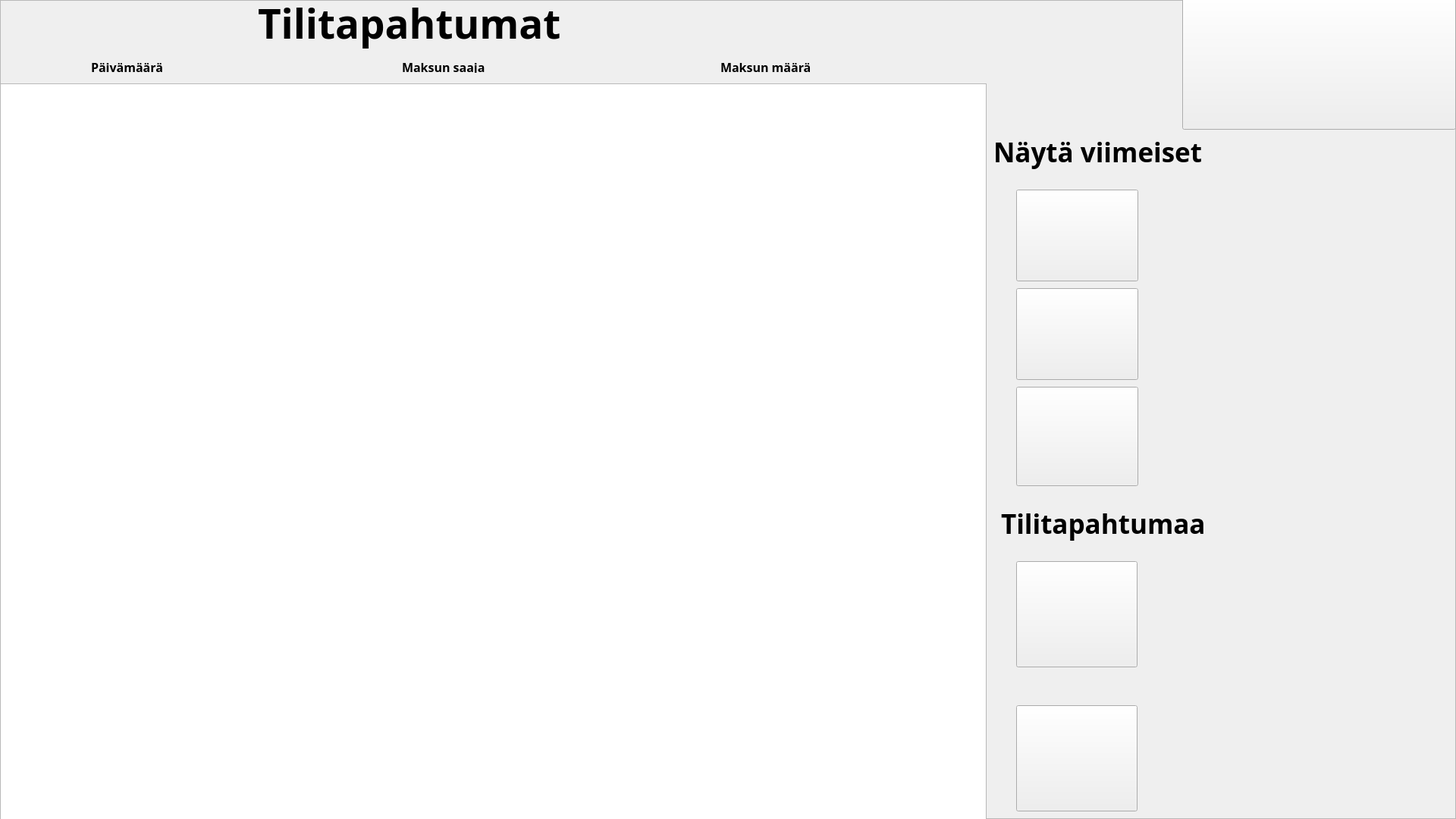
   <widget class="QFrame" name="frameTilitapahtumat">
    <property name="geometry">
     <rect>
      <x>0</x>
      <y>0</y>
      <width>1920</width>
      <height>1080</height>
     </rect>
    </property>
    <property name="frameShape">
     <enum>QFrame::StyledPanel</enum>
    </property>
    <property name="frameShadow">
     <enum>QFrame::Raised</enum>
    </property>
    <widget class="QLabel" name="labelTilitapahtumat">
     <property name="geometry">
      <rect>
       <x>340</x>
       <y>-10</y>
       <width>491</width>
       <height>81</height>
      </rect>
     </property>
     <property name="font">
      <font>
       <family>Book Antiqua</family>
       <pointsize>40</pointsize>
       <weight>75</weight>
       <bold>true</bold>
      </font>
     </property>
     <property name="text">
      <string>Tilitapahtumat</string>
     </property>
    </widget>
    <widget class="QPushButton" name="pushButtonPaavalikkoonTilitapahtumista">
     <property name="geometry">
      <rect>
       <x>1559</x>
       <y>-10</y>
       <width>361</width>
       <height>181</height>
      </rect>
     </property>
     <property name="styleSheet">
      <string notr="true">border-image: url(:/ButtonPaavalikkoon.png);</string>
     </property>
     <property name="text">
      <string/>
     </property>
    </widget>
    <widget class="QTableView" name="tableViewTilitapahtumat">
     <property name="geometry">
      <rect>
       <x>0</x>
       <y>110</y>
       <width>1301</width>
       <height>971</height>
      </rect>
     </property>
     <property name="font">
      <font>
       <family>Book Antiqua</family>
       <pointsize>18</pointsize>
       <weight>75</weight>
       <bold>true</bold>
      </font>
     </property>
     <property name="styleSheet">
      <string notr="true">border-image: url(:/Tausta2.JPEG);</string>
     </property>
     <property name="verticalScrollBarPolicy">
      <enum>Qt::ScrollBarAlwaysOff</enum>
     </property>
     <property name="horizontalScrollBarPolicy">
      <enum>Qt::ScrollBarAlwaysOff</enum>
     </property>
     <property name="sizeAdjustPolicy">
      <enum>QAbstractScrollArea::AdjustToContentsOnFirstShow</enum>
     </property>
     <property name="editTriggers">
      <set>QAbstractItemView::NoEditTriggers</set>
     </property>
     <property name="alternatingRowColors">
      <bool>true</bool>
     </property>
     <property name="selectionMode">
      <enum>QAbstractItemView::NoSelection</enum>
     </property>
     <property name="textElideMode">
      <enum>Qt::ElideNone</enum>
     </property>
     <property name="verticalScrollMode">
      <enum>QAbstractItemView::ScrollPerItem</enum>
     </property>
     <property name="cornerButtonEnabled">
      <bool>false</bool>
     </property>
     <attribute name="horizontalHeaderVisible">
      <bool>false</bool>
     </attribute>
     <attribute name="horizontalHeaderCascadingSectionResizes">
      <bool>true</bool>
     </attribute>
     <attribute name="horizontalHeaderDefaultSectionSize">
      <number>400</number>
     </attribute>
     <attribute name="horizontalHeaderMinimumSectionSize">
      <number>200</number>
     </attribute>
     <attribute name="horizontalHeaderStretchLastSection">
      <bool>true</bool>
     </attribute>
     <attribute name="verticalHeaderVisible">
      <bool>false</bool>
     </attribute>
     <attribute name="verticalHeaderCascadingSectionResizes">
      <bool>true</bool>
     </attribute>
     <attribute name="verticalHeaderDefaultSectionSize">
      <number>200</number>
     </attribute>
     <attribute name="verticalHeaderMinimumSectionSize">
      <number>150</number>
     </attribute>
     <attribute name="verticalHeaderStretchLastSection">
      <bool>true</bool>
     </attribute>
    </widget>
    <widget class="QLabel" name="label_14">
     <property name="geometry">
      <rect>
       <x>0</x>
       <y>0</y>
       <width>1920</width>
       <height>1080</height>
      </rect>
     </property>
     <property name="text">
      <string/>
     </property>
     <property name="pixmap">
      <pixmap resource="resources/resources.qrc">:/Tausta.JPEG</pixmap>
     </property>
     <property name="scaledContents">
      <bool>true</bool>
     </property>
    </widget>
    <widget class="QLabel" name="label_16">
     <property name="geometry">
      <rect>
       <x>1310</x>
       <y>140</y>
       <width>361</width>
       <height>121</height>
      </rect>
     </property>
     <property name="font">
      <font>
       <family>Book Antiqua</family>
       <pointsize>26</pointsize>
       <weight>75</weight>
       <bold>true</bold>
      </font>
     </property>
     <property name="text">
      <string>&lt;html&gt;&lt;head/&gt;&lt;body&gt;&lt;p&gt;Näytä viimeiset&lt;/p&gt;&lt;/body&gt;&lt;/html&gt;</string>
     </property>
    </widget>
    <widget class="QPushButton" name="pushButtonTiliNayta10">
     <property name="geometry">
      <rect>
       <x>1340</x>
       <y>250</y>
       <width>161</width>
       <height>121</height>
      </rect>
     </property>
     <property name="styleSheet">
      <string notr="true">border-image: url(:/ButtonNayta10.png);</string>
     </property>
     <property name="text">
      <string/>
     </property>
    </widget>
    <widget class="QPushButton" name="pushButtonTiliNayta20">
     <property name="geometry">
      <rect>
       <x>1340</x>
       <y>380</y>
       <width>161</width>
       <height>121</height>
      </rect>
     </property>
     <property name="styleSheet">
      <string notr="true">border-image: url(:/ButtonNayta20.png);</string>
     </property>
     <property name="text">
      <string/>
     </property>
    </widget>
    <widget class="QPushButton" name="pushButtonTiliNayta30">
     <property name="geometry">
      <rect>
       <x>1340</x>
       <y>510</y>
       <width>161</width>
       <height>131</height>
      </rect>
     </property>
     <property name="styleSheet">
      <string notr="true">border-image: url(:/ButtonNayta30.png);</string>
     </property>
     <property name="text">
      <string/>
     </property>
    </widget>
    <widget class="QPushButton" name="pushButtonScrollDown">
     <property name="geometry">
      <rect>
       <x>1340</x>
       <y>930</y>
       <width>160</width>
       <height>140</height>
      </rect>
     </property>
     <property name="styleSheet">
      <string notr="true">border-image: url(:/NuoliAlas2.png);</string>
     </property>
     <property name="text">
      <string/>
     </property>
    </widget>
    <widget class="QPushButton" name="pushButtonScrollUP">
     <property name="geometry">
      <rect>
       <x>1340</x>
       <y>740</y>
       <width>160</width>
       <height>140</height>
      </rect>
     </property>
     <property name="styleSheet">
      <string notr="true">border-image: url(:/NuoliYlos.png);</string>
     </property>
     <property name="text">
      <string/>
     </property>
    </widget>
    <widget class="QLabel" name="labelNayta10">
     <property name="geometry">
      <rect>
       <x>1520</x>
       <y>280</y>
       <width>81</width>
       <height>61</height>
      </rect>
     </property>
     <property name="text">
      <string/>
     </property>
     <property name="pixmap">
      <pixmap resource="resources/resources.qrc">:/Blue_sphere.svg.png</pixmap>
     </property>
     <property name="scaledContents">
      <bool>true</bool>
     </property>
    </widget>
    <widget class="QLabel" name="labelNayta20">
     <property name="geometry">
      <rect>
       <x>1520</x>
       <y>410</y>
       <width>81</width>
       <height>61</height>
      </rect>
     </property>
     <property name="text">
      <string/>
     </property>
     <property name="pixmap">
      <pixmap resource="resources/resources.qrc">:/Blue_sphere.svg.png</pixmap>
     </property>
     <property name="scaledContents">
      <bool>true</bool>
     </property>
    </widget>
    <widget class="QLabel" name="labelNayta30">
     <property name="geometry">
      <rect>
       <x>1520</x>
       <y>550</y>
       <width>81</width>
       <height>61</height>
      </rect>
     </property>
     <property name="text">
      <string/>
     </property>
     <property name="pixmap">
      <pixmap resource="resources/resources.qrc">:/Blue_sphere.svg.png</pixmap>
     </property>
     <property name="scaledContents">
      <bool>true</bool>
     </property>
    </widget>
    <widget class="QLabel" name="label_17">
     <property name="geometry">
      <rect>
       <x>1320</x>
       <y>630</y>
       <width>361</width>
       <height>121</height>
      </rect>
     </property>
     <property name="font">
      <font>
       <family>Book Antiqua</family>
       <pointsize>26</pointsize>
       <weight>75</weight>
       <bold>true</bold>
      </font>
     </property>
     <property name="text">
      <string>&lt;html&gt;&lt;head/&gt;&lt;body&gt;&lt;p&gt;Tilitapahtumaa&lt;/p&gt;&lt;/body&gt;&lt;/html&gt;</string>
     </property>
    </widget>
    <widget class="QLabel" name="label_21">
     <property name="geometry">
      <rect>
       <x>120</x>
       <y>80</y>
       <width>111</width>
       <height>16</height>
      </rect>
     </property>
     <property name="font">
      <font>
       <family>Book Antiqua</family>
       <pointsize>12</pointsize>
       <weight>75</weight>
       <bold>true</bold>
      </font>
     </property>
     <property name="text">
      <string>Päivämäärä</string>
     </property>
    </widget>
    <widget class="QLabel" name="label_22">
     <property name="geometry">
      <rect>
       <x>530</x>
       <y>80</y>
       <width>131</width>
       <height>16</height>
      </rect>
     </property>
     <property name="font">
      <font>
       <family>Book Antiqua</family>
       <pointsize>12</pointsize>
       <weight>75</weight>
       <bold>true</bold>
      </font>
     </property>
     <property name="text">
      <string>Maksun saaja</string>
     </property>
    </widget>
    <widget class="QLabel" name="label_23">
     <property name="geometry">
      <rect>
       <x>950</x>
       <y>80</y>
       <width>141</width>
       <height>16</height>
      </rect>
     </property>
     <property name="font">
      <font>
       <family>Book Antiqua</family>
       <pointsize>12</pointsize>
       <weight>75</weight>
       <bold>true</bold>
      </font>
     </property>
     <property name="text">
      <string>Maksun määrä</string>
     </property>
    </widget>
    <zorder>label_14</zorder>
    <zorder>pushButtonPaavalikkoonTilitapahtumista</zorder>
    <zorder>tableViewTilitapahtumat</zorder>
    <zorder>labelTilitapahtumat</zorder>
    <zorder>label_16</zorder>
    <zorder>pushButtonTiliNayta10</zorder>
    <zorder>pushButtonTiliNayta20</zorder>
    <zorder>pushButtonTiliNayta30</zorder>
    <zorder>pushButtonScrollDown</zorder>
    <zorder>pushButtonScrollUP</zorder>
    <zorder>labelNayta10</zorder>
    <zorder>labelNayta20</zorder>
    <zorder>labelNayta30</zorder>
    <zorder>label_17</zorder>
    <zorder>label_21</zorder>
    <zorder>label_22</zorder>
    <zorder>label_23</zorder>
   </widget>
